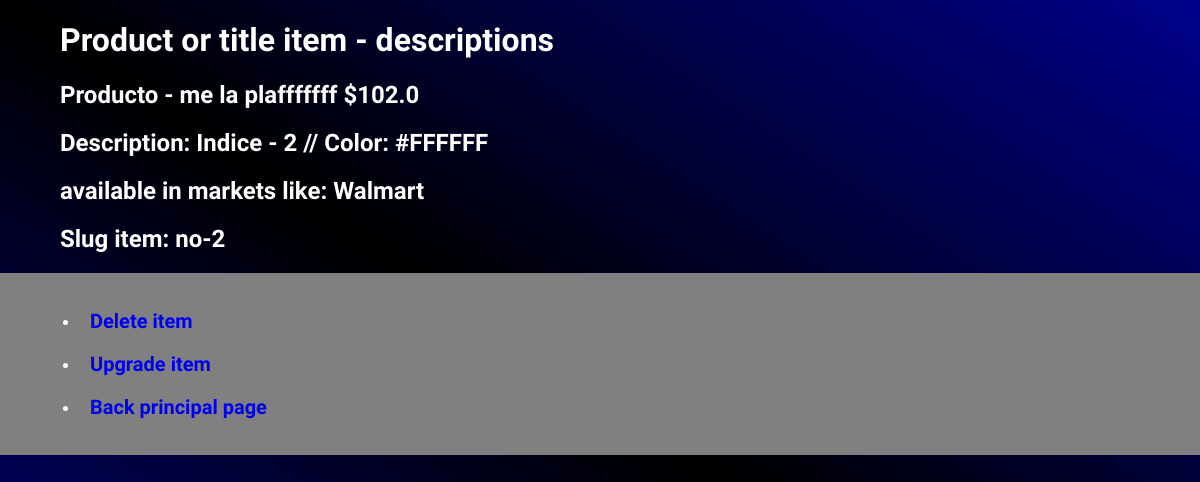
The app's page /detail_view/5, older data.
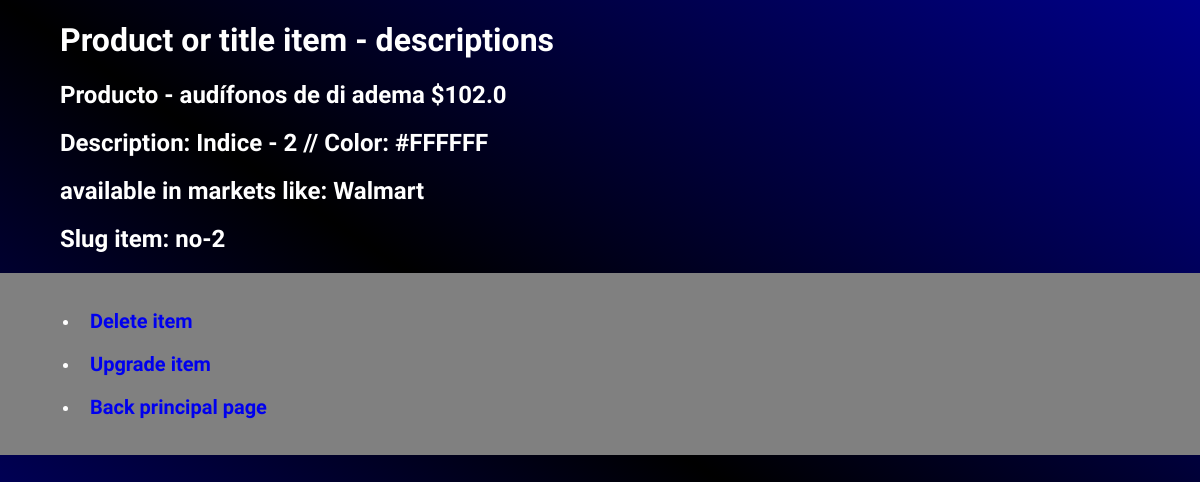
The same page, newer data.
### dear_app/models.py (models this page shows, shortened)
class Product(models.Model):
    title = models.TextField(max_length=100, default='Prducto nuevo')
    price = models.FloatField(default=100)
    description = models.CharField(max_length=100,default='On sale')
    color = ColorField(null = True)
    seller = models.ForeignKey(Market,on_delete=models.CASCADE,null=True, blank=True)
    product_dimensions = models.TextField(default='[("Altura":20),("Anchura": 5),("Longitud": 8)]')
    slug = models.SlugField(db_index=True, blank = True,default='new-product')

class Market(models.Model):
    name = models.CharField(max_length=200)
    articles = models.JSONField()
    def __str__(self):
        return self.name

### dear_app/views.py (the view)
# urls.py: path('detail_view/<int:product_id>',detail_view,name='detail_view'),
def detail_view(request,product_id):
    instance = get_object_or_404(Product,id=product_id)
    context = {
        'product': instance
    }
    return render(request, 'pages/detail_view.html',context)

### dear_app/templates/pages/detail_view.html (shortened to what this page needs)
{% load static %}
<!DOCTYPE html>
<html lang="en">
<head>
    <link rel='stylesheet' href="{% static 'dear_app/detail.css' %}">
</head>
<body>
    <h1>Product or title item - descriptions</h1>
    <h2>{{product.title}} ${{product.price}}</h2>
    <h2>Description: {{product.description}} // Color: {{product.color}}</h2>
    <h2>available in markets like: {{product.seller}}</h2>
    <h2>Slug item: {{product.slug}}</h2>
    <nav>
        <ul>
            <li><a href='/delete_view/{{product.id}}'>Delete item</a> <br><br></li>
            <li><a href='/update_view/{{product.id}}'>Upgrade item</a> <br><br></li>
            <li><a href='/list_view/'>Back principal page</a> <br></li>
        </ul>
    </nav>
</body>
</html>

### dear_app/static/dear_app/detail.css (style rules this page uses)
*,*:before,*:after { box-sizing: border-box; }
body,html { height: 100%; }
body { padding: 0; margin: 0; font-family: 'REM', sans-serif; background-image: linear-gradient(to top right, darkblue, black,darkblue); color: white; }
h1,h2 { margin-left: 60px; }
nav { background-color: gray; padding: 20px 40px; position: relative; }
a { text-decoration: none; font-weight: 700; font-size: 20px; margin-left: 10px; }

Row changes from the older to the newer data that the page shows:
changed Product "Indice - 2": title "Producto - me la plafffffff" → "Producto - audífonos de di adema"
